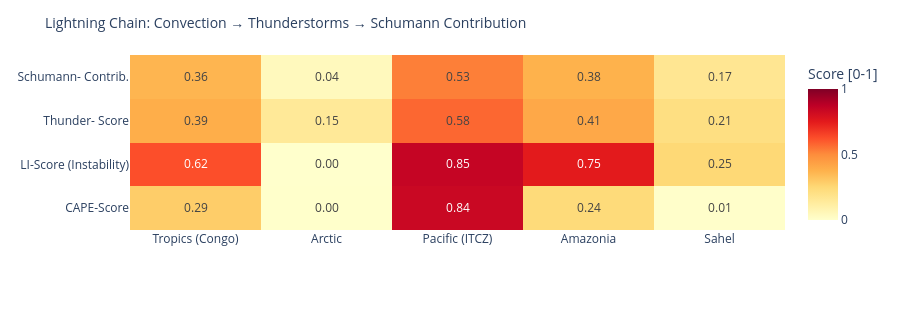

Write notebook code for a chart like this one.
### Code cell
# ============================================================
# LIGHTNING CHAIN: Convection → Thunderstorms → Schumann
# Shows the causal chain per measurement point as heatmap
# ============================================================

def cape_score(v):
    """CAPE → normalized score [0,1]"""
    if v is None or pd.isna(v): return 0.0
    return min(1.0, float(v) / 3000)

def li_score(v):
    """Lifted Index: negative = unstable → score [0,1]"""
    if v is None or pd.isna(v): return 0.3
    return min(1.0, max(0.0, (-float(v) + 6) / 12))

def cloud_score(v):
    if v is None or pd.isna(v): return 0.3
    return float(v) / 100

def thunder_score(row):
    """Kombinierter Gewitterwahrscheinlichkeits-Score
    CAPE + LI + Bedeckung + WMO-Gewitter + konvektiver Niederschlag (showers)
    Hinweis: X-Ray und Kp sind kein Bestandteil – nur geomagn./solarer Kontext.
    """
    cs = cape_score(row.get('cape'))
    ls = li_score(row.get('li'))
    cl = cloud_score(row.get('cloud'))
    t  = 1.0 if row.get('thunderstorm') else 0.0
    # Convective precipitation (showers) as additional indicator
    sh = min(1.0, (row.get('showers') or 0) / 5.0)
    return round(cs * 0.30 + ls * 0.25 + cl * 0.15 + t * 0.20 + sh * 0.10, 3)

def schumann_contribution(t_score, lat):
    """Schumann contribution: higher in tropics (±30°), scaled by thunderstorm score"""
    lat_weight = max(0.3, 1.0 - abs(lat) / 60)
    return round(t_score * lat_weight, 3)

df_atm['cape_score']   = df_atm.apply(lambda r: cape_score(r['cape']), axis=1)
df_atm['li_score']     = df_atm.apply(lambda r: li_score(r['li']),    axis=1)
df_atm['thunder_score']= df_atm.apply(lambda r: thunder_score(r.to_dict()), axis=1)
df_atm['schumann_contribution'] = df_atm.apply(
    lambda r: schumann_contribution(r['thunder_score'], r['lat']), axis=1)

metrics = ['cape_score', 'li_score', 'thunder_score', 'schumann_contribution']
labels  = ['CAPE-Score', 'LI-Score\n(Instability)', 'Thunder-\nScore', 'Schumann-\nContrib.']
z_data  = [df_atm[m].tolist() for m in metrics]

fig = go.Figure(go.Heatmap(
    z=z_data,
    x=df_atm['point'].tolist(),
    y=labels,
    colorscale='YlOrRd',
    zmin=0, zmax=1,
    text=[[f'{v:.2f}' for v in row] for row in z_data],
    texttemplate='%{text}', textfont=dict(size=12),
    colorbar=dict(title='Score [0-1]')
))
fig.update_layout(
    title=dict(text='Lightning Chain: Convection → Thunderstorms → Schumann Contribution', font=dict(size=14)),
    height=310,
    plot_bgcolor='rgba(0,0,0,0)', paper_bgcolor='rgba(0,0,0,0)',
    margin=dict(l=130, r=80, t=55, b=80)
)
fig.show()

### Figure 1 — Plotly figure (JSON) as saved in the notebook; plotly's stock layout.template omitted (floating-point values rounded to 4 significant figures)
{"data": [{"colorbar": {"title": {"text": "Score [0-1]"}}, "colorscale": [[0.0, "rgb(255,255,204)"], [0.125, "rgb(255,237,160)"], [0.25, "rgb(254,217,118)"], [0.375, "rgb(254,178,76)"], [0.5, "rgb(253,141,60)"], [0.625, "rgb(252,78,42)"], [0.75, "rgb(227,26,28)"], [0.875, "rgb(189,0,38)"], [1.0, "rgb(128,0,38)"]], "text": [["0.29", "0.00", "0.84", "0.24", "0.01"], ["0.62", "0.00", "0.85", "0.75", "0.25"], ["0.39", "0.15", "0.58", "0.41", "0.21"], ["0.36", "0.04", "0.53", "0.38", "0.17"]], "textfont": {"size": 12}, "texttemplate": "%{text}", "type": "heatmap", "x": ["Tropics (Congo)", "Arctic", "Pacific (ITCZ)", "Amazonia", "Sahel"], "y": ["CAPE-Score", "LI-Score\n(Instability)", "Thunder-\nScore", "Schumann-\nContrib."], "z": [[0.29, 0.003333, 0.8367, 0.2367, 0.006667], [0.625, 0.0, 0.85, 0.75, 0.25], [0.39, 0.148, 0.576, 0.41, 0.214], [0.364, 0.044, 0.528, 0.376, 0.168]], "zmax": 1, "zmin": 0}], "layout": {"height": 310, "margin": {"b": 80, "l": 130, "r": 80, "t": 55}, "paper_bgcolor": "rgba(0,0,0,0)", "plot_bgcolor": "rgba(0,0,0,0)", "title": {"font": {"size": 14}, "text": "Lightning Chain: Convection → Thunderstorms → Schumann Contribution"}}}
